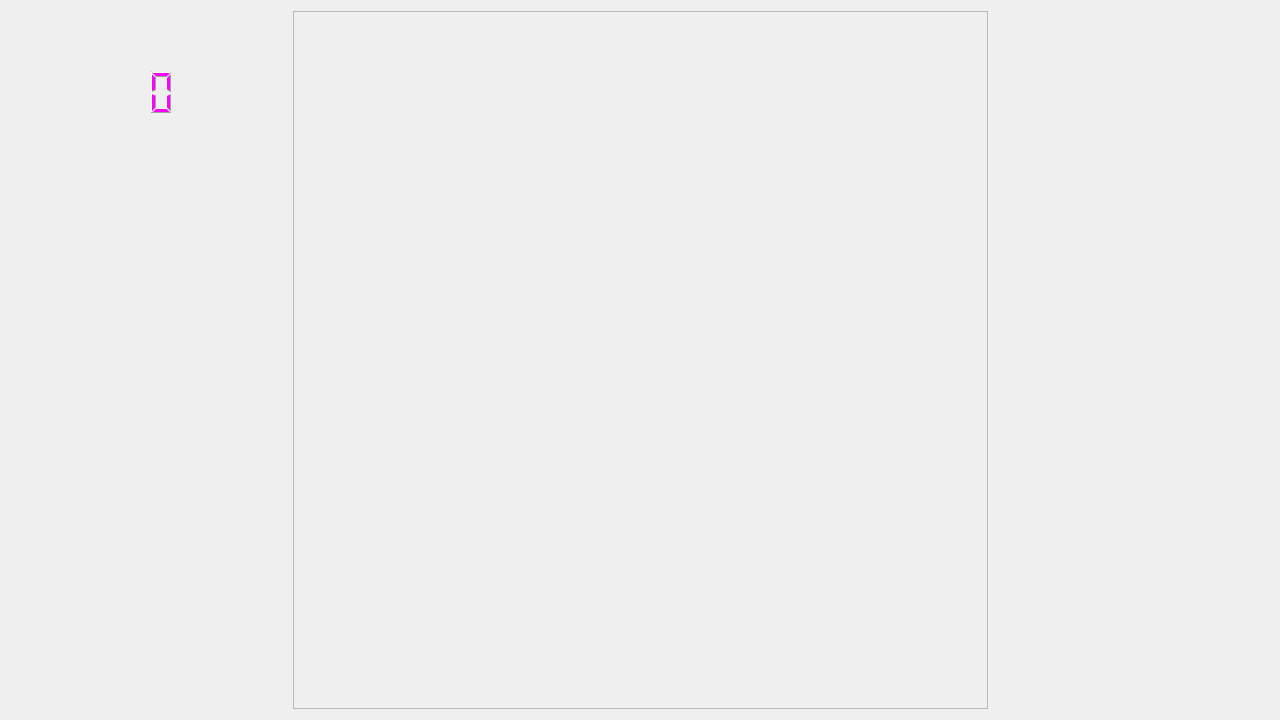
<?xml version="1.0" encoding="UTF-8"?>
<ui version="4.0">
 <class>Widget</class>
 <widget class="QWidget" name="Widget">
  <property name="geometry">
   <rect>
    <x>0</x>
    <y>0</y>
    <width>1280</width>
    <height>720</height>
   </rect>
  </property>
  <property name="sizePolicy">
   <sizepolicy hsizetype="Fixed" vsizetype="Fixed">
    <horstretch>0</horstretch>
    <verstretch>0</verstretch>
   </sizepolicy>
  </property>
  <property name="minimumSize">
   <size>
    <width>800</width>
    <height>600</height>
   </size>
  </property>
  <property name="maximumSize">
   <size>
    <width>16777215</width>
    <height>16777215</height>
   </size>
  </property>
  <property name="windowTitle">
   <string>黑白棋</string>
  </property>
  <property name="windowIcon">
   <iconset resource="blackwhite_chess_pic.qrc">
    <normaloff>:/new/pic/icon.png</normaloff>:/new/pic/icon.png</iconset>
  </property>
  <property name="layoutDirection">
   <enum>Qt::LeftToRight</enum>
  </property>
  <property name="autoFillBackground">
   <bool>true</bool>
  </property>
  <property name="styleSheet">
   <string notr="true"/>
  </property>
  <layout class="QGridLayout" name="gridLayout">
   <item row="0" column="0">
    <layout class="QVBoxLayout" name="verticalLayout_3">
     <item>
      <widget class="QLabel" name="OtherScore">
       <property name="minimumSize">
        <size>
         <width>50</width>
         <height>50</height>
        </size>
       </property>
       <property name="text">
        <string/>
       </property>
      </widget>
     </item>
     <item>
      <widget class="QLCDNumber" name="lcdNumber_time">
       <property name="minimumSize">
        <size>
         <width>50</width>
         <height>50</height>
        </size>
       </property>
       <property name="palette">
        <palette>
         <active>
          <colorrole role="WindowText">
           <brush brushstyle="SolidPattern">
            <color alpha="255">
             <red>255</red>
             <green>0</green>
             <blue>255</blue>
            </color>
           </brush>
          </colorrole>
         </active>
         <inactive>
          <colorrole role="WindowText">
           <brush brushstyle="SolidPattern">
            <color alpha="255">
             <red>255</red>
             <green>0</green>
             <blue>255</blue>
            </color>
           </brush>
          </colorrole>
         </inactive>
         <disabled>
          <colorrole role="WindowText">
           <brush brushstyle="SolidPattern">
            <color alpha="255">
             <red>118</red>
             <green>116</green>
             <blue>108</blue>
            </color>
           </brush>
          </colorrole>
         </disabled>
        </palette>
       </property>
       <property name="frameShape">
        <enum>QFrame::NoFrame</enum>
       </property>
       <property name="frameShadow">
        <enum>QFrame::Raised</enum>
       </property>
       <property name="digitCount">
        <number>2</number>
       </property>
       <property name="intValue" stdset="0">
        <number>0</number>
       </property>
      </widget>
     </item>
     <item>
      <spacer name="verticalSpacer">
       <property name="orientation">
        <enum>Qt::Vertical</enum>
       </property>
       <property name="sizeHint" stdset="0">
        <size>
         <width>20</width>
         <height>40</height>
        </size>
       </property>
      </spacer>
     </item>
     <item>
      <layout class="QHBoxLayout" name="horizontalLayout">
       <item>
        <spacer name="horizontalSpacer">
         <property name="orientation">
          <enum>Qt::Horizontal</enum>
         </property>
         <property name="sizeHint" stdset="0">
          <size>
           <width>40</width>
           <height>20</height>
          </size>
         </property>
        </spacer>
       </item>
       <item>
        <layout class="QVBoxLayout" name="verticalLayout">
         <item>
          <widget class="QToolButton" name="button_ChangeBG">
           <property name="focusPolicy">
            <enum>Qt::NoFocus</enum>
           </property>
           <property name="toolTip">
            <string>更改背景</string>
           </property>
           <property name="autoFillBackground">
            <bool>false</bool>
           </property>
           <property name="styleSheet">
            <string notr="true"/>
           </property>
           <property name="text">
            <string/>
           </property>
           <property name="icon">
            <iconset resource="blackwhite_chess_pic.qrc">
             <normaloff>:/new/botton/picture/ChanBG.png</normaloff>:/new/botton/picture/ChanBG.png</iconset>
           </property>
           <property name="autoRaise">
            <bool>true</bool>
           </property>
          </widget>
         </item>
         <item>
          <widget class="QToolButton" name="toolButton_PVP">
           <property name="focusPolicy">
            <enum>Qt::NoFocus</enum>
           </property>
           <property name="toolTip">
            <string>人人对战</string>
           </property>
           <property name="autoFillBackground">
            <bool>false</bool>
           </property>
           <property name="styleSheet">
            <string notr="true"/>
           </property>
           <property name="text">
            <string/>
           </property>
           <property name="icon">
            <iconset resource="blackwhite_chess_pic.qrc">
             <normaloff>:/new/botton/picture/pvp.png</normaloff>:/new/botton/picture/pvp.png</iconset>
           </property>
           <property name="autoRaise">
            <bool>true</bool>
           </property>
          </widget>
         </item>
         <item>
          <widget class="QToolButton" name="toolButton_PVC">
           <property name="focusPolicy">
            <enum>Qt::NoFocus</enum>
           </property>
           <property name="toolTip">
            <string>人机对战</string>
           </property>
           <property name="autoFillBackground">
            <bool>false</bool>
           </property>
           <property name="styleSheet">
            <string notr="true"/>
           </property>
           <property name="text">
            <string/>
           </property>
           <property name="icon">
            <iconset resource="blackwhite_chess_pic.qrc">
             <normaloff>:/new/botton/picture/pvc.png</normaloff>:/new/botton/picture/pvc.png</iconset>
           </property>
           <property name="autoRaise">
            <bool>true</bool>
           </property>
          </widget>
         </item>
         <item>
          <widget class="QToolButton" name="toolButton_pvnet">
           <property name="focusPolicy">
            <enum>Qt::NoFocus</enum>
           </property>
           <property name="toolTip">
            <string>网络对战</string>
           </property>
           <property name="autoFillBackground">
            <bool>false</bool>
           </property>
           <property name="styleSheet">
            <string notr="true"/>
           </property>
           <property name="text">
            <string/>
           </property>
           <property name="icon">
            <iconset resource="blackwhite_chess_pic.qrc">
             <normaloff>:/new/botton/picture/pvnet.png</normaloff>:/new/botton/picture/pvnet.png</iconset>
           </property>
           <property name="autoRaise">
            <bool>true</bool>
           </property>
          </widget>
         </item>
        </layout>
       </item>
       <item>
        <spacer name="horizontalSpacer_2">
         <property name="orientation">
          <enum>Qt::Horizontal</enum>
         </property>
         <property name="sizeHint" stdset="0">
          <size>
           <width>40</width>
           <height>20</height>
          </size>
         </property>
        </spacer>
       </item>
      </layout>
     </item>
     <item>
      <spacer name="verticalSpacer_2">
       <property name="orientation">
        <enum>Qt::Vertical</enum>
       </property>
       <property name="sizeHint" stdset="0">
        <size>
         <width>20</width>
         <height>40</height>
        </size>
       </property>
      </spacer>
     </item>
    </layout>
   </item>
   <item row="0" column="2">
    <layout class="QVBoxLayout" name="verticalLayout_4">
     <item>
      <widget class="QLabel" name="MyScore">
       <property name="minimumSize">
        <size>
         <width>50</width>
         <height>50</height>
        </size>
       </property>
       <property name="text">
        <string/>
       </property>
      </widget>
     </item>
     <item>
      <widget class="QLabel" name="label_tipshow">
       <property name="palette">
        <palette>
         <active>
          <colorrole role="WindowText">
           <brush brushstyle="SolidPattern">
            <color alpha="255">
             <red>85</red>
             <green>255</green>
             <blue>0</blue>
            </color>
           </brush>
          </colorrole>
         </active>
         <inactive>
          <colorrole role="WindowText">
           <brush brushstyle="SolidPattern">
            <color alpha="255">
             <red>85</red>
             <green>255</green>
             <blue>0</blue>
            </color>
           </brush>
          </colorrole>
         </inactive>
         <disabled>
          <colorrole role="WindowText">
           <brush brushstyle="SolidPattern">
            <color alpha="255">
             <red>118</red>
             <green>116</green>
             <blue>108</blue>
            </color>
           </brush>
          </colorrole>
         </disabled>
        </palette>
       </property>
       <property name="font">
        <font>
         <pointsize>14</pointsize>
        </font>
       </property>
       <property name="text">
        <string/>
       </property>
      </widget>
     </item>
     <item>
      <spacer name="verticalSpacer_3">
       <property name="orientation">
        <enum>Qt::Vertical</enum>
       </property>
       <property name="sizeHint" stdset="0">
        <size>
         <width>20</width>
         <height>40</height>
        </size>
       </property>
      </spacer>
     </item>
     <item>
      <layout class="QHBoxLayout" name="horizontalLayout_2">
       <item>
        <spacer name="horizontalSpacer_3">
         <property name="orientation">
          <enum>Qt::Horizontal</enum>
         </property>
         <property name="sizeHint" stdset="0">
          <size>
           <width>40</width>
           <height>20</height>
          </size>
         </property>
        </spacer>
       </item>
       <item>
        <layout class="QVBoxLayout" name="verticalLayout_2">
         <item>
          <widget class="QToolButton" name="toolButton_Regret">
           <property name="focusPolicy">
            <enum>Qt::NoFocus</enum>
           </property>
           <property name="toolTip">
            <string>悔棋</string>
           </property>
           <property name="styleSheet">
            <string notr="true"/>
           </property>
           <property name="text">
            <string/>
           </property>
           <property name="icon">
            <iconset resource="blackwhite_chess_pic.qrc">
             <normaloff>:/new/botton/picture/return.png</normaloff>:/new/botton/picture/return.png</iconset>
           </property>
           <property name="autoRaise">
            <bool>true</bool>
           </property>
          </widget>
         </item>
         <item>
          <widget class="QToolButton" name="toolButton">
           <property name="focusPolicy">
            <enum>Qt::NoFocus</enum>
           </property>
           <property name="toolTip">
            <string>回放</string>
           </property>
           <property name="text">
            <string/>
           </property>
           <property name="icon">
            <iconset resource="blackwhite_chess_pic.qrc">
             <normaloff>:/new/botton/picture/refresh.png</normaloff>:/new/botton/picture/refresh.png</iconset>
           </property>
           <property name="autoRaise">
            <bool>true</bool>
           </property>
          </widget>
         </item>
         <item>
          <widget class="QToolButton" name="toolButton_tips">
           <property name="focusPolicy">
            <enum>Qt::NoFocus</enum>
           </property>
           <property name="toolTip">
            <string>提示</string>
           </property>
           <property name="text">
            <string/>
           </property>
           <property name="icon">
            <iconset resource="blackwhite_chess_pic.qrc">
             <normaloff>:/new/botton/picture/tips.png</normaloff>:/new/botton/picture/tips.png</iconset>
           </property>
           <property name="autoRaise">
            <bool>true</bool>
           </property>
          </widget>
         </item>
         <item>
          <widget class="QToolButton" name="toolButton_talk">
           <property name="focusPolicy">
            <enum>Qt::NoFocus</enum>
           </property>
           <property name="toolTip">
            <string>聊天</string>
           </property>
           <property name="styleSheet">
            <string notr="true"/>
           </property>
           <property name="text">
            <string/>
           </property>
           <property name="icon">
            <iconset resource="blackwhite_chess_pic.qrc">
             <normaloff>:/new/botton/picture/talk.png</normaloff>:/new/botton/picture/talk.png</iconset>
           </property>
           <property name="autoRaise">
            <bool>true</bool>
           </property>
          </widget>
         </item>
         <item>
          <widget class="QToolButton" name="WatchMovie">
           <property name="focusPolicy">
            <enum>Qt::NoFocus</enum>
           </property>
           <property name="toolTip">
            <string>观看视频</string>
           </property>
           <property name="styleSheet">
            <string notr="true"/>
           </property>
           <property name="text">
            <string/>
           </property>
           <property name="icon">
            <iconset resource="blackwhite_chess_pic.qrc">
             <normaloff>:/new/botton/picture/movie.png</normaloff>:/new/botton/picture/movie.png</iconset>
           </property>
           <property name="autoRaise">
            <bool>true</bool>
           </property>
          </widget>
         </item>
         <item>
          <widget class="QToolButton" name="toolButton_music">
           <property name="focusPolicy">
            <enum>Qt::NoFocus</enum>
           </property>
           <property name="toolTip">
            <string>音乐</string>
           </property>
           <property name="styleSheet">
            <string notr="true"/>
           </property>
           <property name="text">
            <string/>
           </property>
           <property name="icon">
            <iconset resource="blackwhite_chess_pic.qrc">
             <normaloff>:/new/botton/picture/music.png</normaloff>:/new/botton/picture/music.png</iconset>
           </property>
           <property name="autoRaise">
            <bool>true</bool>
           </property>
          </widget>
         </item>
        </layout>
       </item>
       <item>
        <spacer name="horizontalSpacer_4">
         <property name="orientation">
          <enum>Qt::Horizontal</enum>
         </property>
         <property name="sizeHint" stdset="0">
          <size>
           <width>40</width>
           <height>20</height>
          </size>
         </property>
        </spacer>
       </item>
      </layout>
     </item>
     <item>
      <spacer name="verticalSpacer_4">
       <property name="orientation">
        <enum>Qt::Vertical</enum>
       </property>
       <property name="sizeHint" stdset="0">
        <size>
         <width>20</width>
         <height>40</height>
        </size>
       </property>
      </spacer>
     </item>
    </layout>
   </item>
   <item row="0" column="1">
    <widget class="QFrame" name="frame">
     <property name="sizePolicy">
      <sizepolicy hsizetype="Preferred" vsizetype="Preferred">
       <horstretch>0</horstretch>
       <verstretch>0</verstretch>
      </sizepolicy>
     </property>
     <property name="minimumSize">
      <size>
       <width>695</width>
       <height>695</height>
      </size>
     </property>
     <property name="frameShape">
      <enum>QFrame::StyledPanel</enum>
     </property>
     <property name="frameShadow">
      <enum>QFrame::Raised</enum>
     </property>
    </widget>
   </item>
  </layout>
 </widget>
 <layoutdefault spacing="6" margin="11"/>
 <resources>
  <include location="blackwhite_chess_pic.qrc"/>
 </resources>
 <connections/>
</ui>
